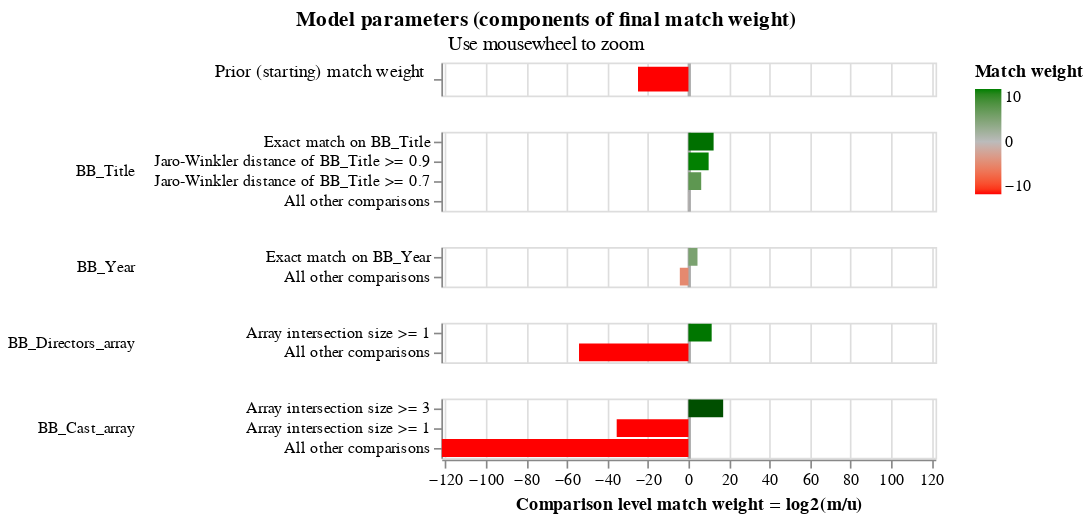

Notebook code cell kept with this figure:
### Code cell
# ===================================================================================
# 7. VITRINE DE FERRAMENTAS DE ANÁLISE E VISUALIZAÇÃO (NA AMOSTRA)
# ===================================================================================
# Todas as chamadas agora usam o 'linker_modelo' que foi devidamente treinado.

print("--- Gráfico de Pesos de Correspondência (Match Weights) ---")
display(linker_modelo.visualisations.match_weights_chart())

print("\n--- Executando predição na amostra ---")
df_predict_amostra = linker_modelo.inference.predict()

print("\n--- Gerando o Dashboard 'Comparison Viewer' ---")
linker_modelo.visualisations.comparison_viewer_dashboard(df_predict_amostra, "comparison_viewer.html", overwrite=True)
print("Dashboard salvo em 'comparison_viewer.html'.")

# ... (e assim por diante para todas as outras funções de visualização e clusterização)

# ===================================================================================
# 8. CONCLUSÃO E CAMINHO PARA A PRODUÇÃO
# ===================================================================================
caminho_modelo = "modelo_vod_exploratorio_v1.json"
linker_modelo.misc.save_model_to_json(caminho_modelo, overwrite=True)
print(f"Modelo treinado na amostra foi salvo em: {caminho_modelo}")

### Figure 1 — Vega-Lite specification as saved in the notebook (floating-point values rounded to 4 significant figures)
{"config": {"view": {"continuousWidth": 300, "continuousHeight": 300, "discreteHeight": 60, "discreteWidth": 400}, "header": {"title": null}, "mark": {"tooltip": null}, "title": {"anchor": "middle"}}, "vconcat": [{"mark": {"type": "bar", "clip": true, "height": 15}, "encoding": {"color": {"field": "log2_bayes_factor", "scale": {"domain": [-10, 0, 10], "interpolate": "lab", "range": ["red", "#bbbbbb", "green"]}, "title": "Match weight", "type": "quantitative"}, "tooltip": [{"field": "comparison_name", "title": "Comparison name", "type": "nominal"}, {"field": "probability_two_random_records_match", "format": ".4f", "title": "Probability two random records match", "type": "nominal"}, {"field": "log2_bayes_factor", "format": ",.4f", "title": "Equivalent match weight", "type": "quantitative"}, {"field": "bayes_factor_description", "title": "Match weight description", "type": "nominal"}], "x": {"axis": {"domain": false, "gridColor": {"condition": {"test": "abs(datum.value / 10)  <= 1 & datum.value % 10 === 0", "value": "#aaa"}, "value": "#ddd"}, "gridDash": {"condition": {"test": "abs(datum.value / 10) == 1", "value": [3]}, "value": null}, "gridWidth": {"condition": {"test": "abs(datum.value / 10)  <= 1 & datum.value % 10 === 0", "value": 2}, "value": 1}, "labels": false, "ticks": false, "title": ""}, "field": "log2_bayes_factor", "scale": {"domain": [-122, 122]}, "type": "quantitative"}, "y": {"axis": {"title": "Prior (starting) match weight", "titleAlign": "right", "titleAngle": 0, "titleFontWeight": "normal"}, "field": "label_for_charts", "sort": {"field": "comparison_vector_value", "order": "descending"}, "type": "nominal"}}, "height": 20, "transform": [{"filter": "(datum.comparison_name == 'probability_two_random_records_match')"}]}, {"mark": {"type": "bar", "clip": true}, "encoding": {"color": {"field": "log2_bayes_factor", "scale": {"domain": [-10, 0, 10], "interpolate": "lab", "range": ["red", "#bbbbbb", "green"]}, "title": "Match weight", "type": "quantitative"}, "row": {"field": "comparison_name", "header": {"labelAlign": "left", "labelAnchor": "middle", "labelAngle": 0}, "sort": {"field": "comparison_sort_order"}, "type": "nominal"}, "tooltip": [{"field": "comparison_name", "title": "Comparison name", "type": "nominal"}, {"field": "label_for_charts", "title": "Label", "type": "ordinal"}, {"field": "sql_condition", "title": "SQL condition", "type": "nominal"}, {"field": "m_probability", "format": ".10~g", "title": "M probability", "type": "quantitative"}, {"field": "u_probability", "format": ".10~g", "title": "U probability", "type": "quantitative"}, {"field": "bayes_factor", "format": ",.6f", "title": "Bayes factor = m/u", "type": "quantitative"}, {"field": "log2_bayes_factor", "format": ".4~g", "title": "Match weight = log2(m/u)", "type": "quantitative"}, {"field": "bayes_factor_description", "title": "Match weight description", "type": "nominal"}, {"field": "m_probability_description", "title": "m probability description", "type": "nominal"}, {"field": "u_probability_description", "title": "u probability description", "type": "nominal"}], "x": {"axis": {"gridColor": {"condition": {"test": "abs(datum.value / 10)  <= 1 & datum.value % 10 === 0", "value": "#aaa"}, "value": "#ddd"}, "gridDash": {"condition": {"test": "abs(datum.value / 10) == 1", "value": [3]}, "value": null}, "gridWidth": {"condition": {"test": "abs(datum.value / 10)  <= 1 & datum.value % 10 === 0", "value": 2}, "value": 1}, "title": "Comparison level match weight = log2(m/u)"}, "field": "log2_bayes_factor", "scale": {"domain": [-122, 122]}, "type": "quantitative"}, "y": {"axis": {"title": null}, "field": "label_for_charts", "sort": {"field": "comparison_vector_value", "order": "descending"}, "type": "nominal"}}, "height": {"step": 12}, "resolve": {"axis": {"y": "independent"}, "scale": {"y": "independent"}}, "transform": [{"filter": "(datum.comparison_name != 'probability_two_random_records_match')"}]}], "data": {"name": "data-393c4c4413e2cf6d6677de79f004de8e"}, "params": [{"name": "mouse_zoom", "select": {"type": "interval", "encodings": ["x"]}, "bind": "scales", "views": []}], "resolve": {"axis": {"y": "independent"}, "scale": {"y": "independent"}}, "title": {"text": "Model parameters (components of final match weight)", "subtitle": "Use mousewheel to zoom"}, "$schema": "https://vega.github.io/schema/vega-lite/v5.9.3.json", "datasets": {"data-393c4c4413e2cf6d6677de79f004de8e": [{"comparison_name": "probability_two_random_records_match", "sql_condition": null, "label_for_charts": "", "m_probability": null, "u_probability": null, "m_probability_description": null, "u_probability_description": null, "has_tf_adjustments": false, "tf_adjustment_column": null, "tf_adjustment_weight": null, "is_null_level": false, "bayes_factor": 3.175e-08, "log2_bayes_factor": -24.91, "comparison_vector_value": 0, "max_comparison_vector_value": 0, "bayes_factor_description": "The probability that two random records drawn at random match is 0.000 or one in  31,498,950.0 records.This is equivalent to a starting match weight of -24.909.", "probability_two_random_records_match": 3.175e-08, "comparison_sort_order": -1}, {"comparison_name": "BB_Title", "sql_condition": "\"BB_Title_l\" = \"BB_Title_r\"", "label_for_charts": "Exact match on BB_Title", "m_probability": 0.005256, "u_probability": 9.56e-07, "m_probability_description": "Amongst matching record comparisons, 0.5256% of records (i.e. one in 190) are in the exact match on bb_title comparison level", "u_probability_description": "Amongst non-matching record comparisons, 9.56e-05% of records (i.e. one in 1,046,049) are in the exact match on bb_title comparison level", "has_tf_adjustments": false, "tf_adjustment_column": null, "tf_adjustment_weight": 1.0, "is_null_level": false, "bayes_factor": 5499.0, "log2_bayes_factor": 12.42, "comparison_vector_value": 3, "max_comparison_vector_value": 3, "bayes_factor_description": "If comparison level is `exact match on bb_title` then comparison is 5,499 times more likely to be a match", "probability_two_random_records_match": 3.175e-08, "comparison_sort_order": 0}, {"comparison_name": "BB_Title", "sql_condition": "jaro_winkler_similarity(\"BB_Title_l\", \"BB_Title_r\") >= 0.9", "label_for_charts": "Jaro-Winkler distance of BB_Title >= 0.9", "m_probability": 0.02784, "u_probability": 2.772e-05, "m_probability_description": "Amongst matching record comparisons, 2.784% of records (i.e. one in 35.92) are in the jaro-winkler distance of bb_title >= 0.9 comparison level", "u_probability_description": "Amongst non-matching record comparisons, 0.002772% of records (i.e. one in 36,071) are in the jaro-winkler distance of bb_title >= 0.9 comparison level", "has_tf_adjustments": false, "tf_adjustment_column": null, "tf_adjustment_weight": 1.0, "is_null_level": false, "bayes_factor": 1004.0, "log2_bayes_factor": 9.972, "comparison_vector_value": 2, "max_comparison_vector_value": 3, "bayes_factor_description": "If comparison level is `jaro-winkler distance of bb_title >= 0.9` then comparison is 1,004 times more likely to be a match", "probability_two_random_records_match": 3.175e-08, "comparison_sort_order": 0}, {"comparison_name": "BB_Title", "sql_condition": "jaro_winkler_similarity(\"BB_Title_l\", \"BB_Title_r\") >= 0.7", "label_for_charts": "Jaro-Winkler distance of BB_Title >= 0.7", "m_probability": 0.1252, "u_probability": 0.001587, "m_probability_description": "Amongst matching record comparisons, 12.52% of records (i.e. one in 7.988) are in the jaro-winkler distance of bb_title >= 0.7 comparison level", "u_probability_description": "Amongst non-matching record comparisons, 0.1587% of records (i.e. one in 630) are in the jaro-winkler distance of bb_title >= 0.7 comparison level", "has_tf_adjustments": false, "tf_adjustment_column": null, "tf_adjustment_weight": 1.0, "is_null_level": false, "bayes_factor": 78.88, "log2_bayes_factor": 6.302, "comparison_vector_value": 1, "max_comparison_vector_value": 3, "bayes_factor_description": "If comparison level is `jaro-winkler distance of bb_title >= 0.7` then comparison is 78.88 times more likely to be a match", "probability_two_random_records_match": 3.175e-08, "comparison_sort_order": 0}, {"comparison_name": "BB_Title", "sql_condition": "ELSE", "label_for_charts": "All other comparisons", "m_probability": 0.8417, "u_probability": 0.9984, "m_probability_description": "Amongst matching record comparisons, 84.17% of records (i.e. one in 1.188) are in the all other comparisons comparison level", "u_probability_description": "Amongst non-matching record comparisons, 99.84% of records (i.e. one in 1.002) are in the all other comparisons comparison level", "has_tf_adjustments": false, "tf_adjustment_column": null, "tf_adjustment_weight": 1.0, "is_null_level": false, "bayes_factor": 0.8431, "log2_bayes_factor": -0.2463, "comparison_vector_value": 0, "max_comparison_vector_value": 3, "bayes_factor_description": "If comparison level is `all other comparisons` then comparison is 1.186 times less likely to be a match", "probability_two_random_records_match": 3.175e-08, "comparison_sort_order": 0}, {"comparison_name": "BB_Year", "sql_condition": "\"BB_Year_l\" = \"BB_Year_r\"", "label_for_charts": "Exact match on BB_Year", "m_probability": 0.95, "u_probability": 0.04306, "m_probability_description": "Amongst matching record comparisons, 95% of records (i.e. one in 1.053) are in the exact match on bb_year comparison level", "u_probability_description": "Amongst non-matching record comparisons, 4.306% of records (i.e. one in 23.23) are in the exact match on bb_year comparison level", "has_tf_adjustments": false, "tf_adjustment_column": null, "tf_adjustment_weight": 1.0, "is_null_level": false, "bayes_factor": 22.06, "log2_bayes_factor": 4.464, "comparison_vector_value": 1, "max_comparison_vector_value": 1, "bayes_factor_description": "If comparison level is `exact match on bb_year` then comparison is 22.06 times more likely to be a match", "probability_two_random_records_match": 3.175e-08, "comparison_sort_order": 1}, {"comparison_name": "BB_Year", "sql_condition": "ELSE", "label_for_charts": "All other comparisons", "m_probability": 0.05, "u_probability": 0.9569, "m_probability_description": "Amongst matching record comparisons, 5% of records (i.e. one in 20) are in the all other comparisons comparison level", "u_probability_description": "Amongst non-matching record comparisons, 95.69% of records (i.e. one in 1.045) are in the all other comparisons comparison level", "has_tf_adjustments": false, "tf_adjustment_column": null, "tf_adjustment_weight": 1.0, "is_null_level": false, "bayes_factor": 0.05225, "log2_bayes_factor": -4.258, "comparison_vector_value": 0, "max_comparison_vector_value": 1, "bayes_factor_description": "If comparison level is `all other comparisons` then comparison is 19.14 times less likely to be a match", "probability_two_random_records_match": 3.175e-08, "comparison_sort_order": 1}, {"comparison_name": "BB_Directors_array", "sql_condition": "array_length(list_intersect(\"BB_Directors_array_l\", \"BB_Directors_array_r\")) >= 1", "label_for_charts": "Array intersection size >= 1", "m_probability": 1.0, "u_probability": 0.0003522, "m_probability_description": "Amongst matching record comparisons, 100% of records (i.e. one in 1) are in the array intersection size >= 1 comparison level", "u_probability_description": "Amongst non-matching record comparisons, 0.03522% of records (i.e. one in 2,839) are in the array intersection size >= 1 comparison level", "has_tf_adjustments": false, "tf_adjustment_column": null, "tf_adjustment_weight": 1.0, "is_null_level": false, "bayes_factor": 2839.0, "log2_bayes_factor": 11.47, "comparison_vector_value": 1, "max_comparison_vector_value": 1, "bayes_factor_description": "If comparison level is `array intersection size >= 1` then comparison is 2,839 times more likely to be a match", "probability_two_random_records_match": 3.175e-08, "comparison_sort_order": 2}, {"comparison_name": "BB_Directors_array", "sql_condition": "ELSE", "label_for_charts": "All other comparisons", "m_probability": 5.405e-17, "u_probability": 0.9996, "m_probability_description": "Amongst matching record comparisons, 5.405e-15% of records (i.e. one in 18,501,224,926,679,112) are in the all other comparisons comparison level", "u_probability_description": "Amongst non-matching record comparisons, 99.96% of records (i.e. one in 1) are in the all other comparisons comparison level", "has_tf_adjustments": false, "tf_adjustment_column": null, "tf_adjustment_weight": 1.0, "is_null_level": false, "bayes_factor": 5.407e-17, "log2_bayes_factor": -54.04, "comparison_vector_value": 0, "max_comparison_vector_value": 1, "bayes_factor_description": "If comparison level is `all other comparisons` then comparison is 18,494,708,529,540,736 times less likely to be a match", "probability_two_random_records_match": 3.175e-08, "comparison_sort_order": 2}, {"comparison_name": "BB_Cast_array", "sql_condition": "array_length(list_intersect(\"BB_Cast_array_l\", \"BB_Cast_array_r\")) >= 3", "label_for_charts": "Array intersection size >= 3", "m_probability": 1.0, "u_probability": 6.892e-06, "m_probability_description": "Amongst matching record comparisons, 100% of records (i.e. one in 1) are in the array intersection size >= 3 comparison level", "u_probability_description": "Amongst non-matching record comparisons, 0.0006892% of records (i.e. one in 145,097) are in the array intersection size >= 3 comparison level", "has_tf_adjustments": false, "tf_adjustment_column": null, "tf_adjustment_weight": 1.0, "is_null_level": false, "bayes_factor": 145100.0, "log2_bayes_factor": 17.15, "comparison_vector_value": 2, "max_comparison_vector_value": 2, "bayes_factor_description": "If comparison level is `array intersection size >= 3` then comparison is 145,097 times more likely to be a match", "probability_two_random_records_match": 3.175e-08, "comparison_sort_order": 3}, {"comparison_name": "BB_Cast_array", "sql_condition": "array_length(list_intersect(\"BB_Cast_array_l\", \"BB_Cast_array_r\")) >= 1", "label_for_charts": "Array intersection size >= 1", "m_probability": 2.868e-14, "u_probability": 0.001328, "m_probability_description": "Amongst matching record comparisons, 2.868e-12% of records (i.e. one in 34,866,915,096,541) are in the array intersection size >= 1 comparison level", "u_probability_description": "Amongst non-matching record comparisons, 0.1328% of records (i.e. one in 753) are in the array intersection size >= 1 comparison level", "has_tf_adjustments": false, "tf_adjustment_column": null, "tf_adjustment_weight": 1.0, "is_null_level": false, "bayes_factor": 2.159e-11, "log2_bayes_factor": -35.43, "comparison_vector_value": 1, "max_comparison_vector_value": 2, "bayes_factor_description": "If comparison level is `array intersection size >= 1` then comparison is 46,318,045,613 times less likely to be a match", "probability_two_random_records_match": 3.175e-08, "comparison_sort_order": 3}, {"comparison_name": "BB_Cast_array", "sql_condition": "ELSE", "label_for_charts": "All other comparisons", "m_probability": 2.109e-37, "u_probability": 0.9987, "m_probability_description": "Amongst matching record comparisons, 2.109e-35% of records (i.e. one in 4,741,250,335,421,736,472,423,728,079,410,561,024) are in the all other comparisons comparison level", "u_probability_description": "Amongst non-matching record comparisons, 99.87% of records (i.e. one in 1.001) are in the all other comparisons comparison level", "has_tf_adjustments": false, "tf_adjustment_column": null, "tf_adjustment_weight": 1.0, "is_null_level": false, "bayes_factor": 2.112e-37, "log2_bayes_factor": -121.8, "comparison_vector_value": 0, "max_comparison_vector_value": 2, "bayes_factor_description": "If comparison level is `all other comparisons` then comparison is 4,734,919,268,375,176,231,003,277,822,131,175,424 times less likely to be a match", "probability_two_random_records_match": 3.175e-08, "comparison_sort_order": 3}]}}
